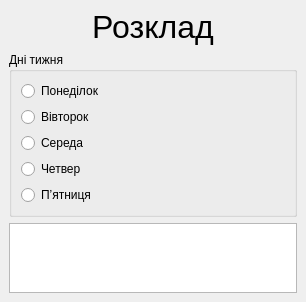
<?xml version="1.0" encoding="UTF-8"?>
<ui version="4.0">
 <class>MainWindow</class>
 <widget class="QMainWindow" name="MainWindow">
  <property name="geometry">
   <rect>
    <x>0</x>
    <y>0</y>
    <width>306</width>
    <height>288</height>
   </rect>
  </property>
  <property name="windowTitle">
   <string>MainWindow</string>
  </property>
  <widget class="QWidget" name="centralwidget">
   <layout class="QVBoxLayout" name="verticalLayout">
    <item>
     <widget class="QLabel" name="label">
      <property name="text">
       <string>&lt;html&gt;&lt;head/&gt;&lt;body&gt;&lt;p align=&quot;center&quot;&gt;&lt;span style=&quot; font-size:24pt;&quot;&gt;Розклад&lt;/span&gt;&lt;/p&gt;&lt;/body&gt;&lt;/html&gt;</string>
      </property>
     </widget>
    </item>
    <item>
     <widget class="QGroupBox" name="weeks_days">
      <property name="title">
       <string>Дні тижня</string>
      </property>
      <layout class="QVBoxLayout" name="verticalLayout_3">
       <item>
        <layout class="QVBoxLayout" name="verticalLayout_2">
         <item>
          <widget class="QRadioButton" name="Monday">
           <property name="text">
            <string>Понеділок</string>
           </property>
          </widget>
         </item>
         <item>
          <widget class="QRadioButton" name="Tuesday">
           <property name="text">
            <string>Вівторок</string>
           </property>
          </widget>
         </item>
         <item>
          <widget class="QRadioButton" name="Wednesday">
           <property name="text">
            <string>Середа</string>
           </property>
          </widget>
         </item>
         <item>
          <widget class="QRadioButton" name="Thursday">
           <property name="text">
            <string>Четвер</string>
           </property>
          </widget>
         </item>
         <item>
          <widget class="QRadioButton" name="Friday">
           <property name="text">
            <string>Пʼятниця</string>
           </property>
          </widget>
         </item>
        </layout>
       </item>
      </layout>
     </widget>
    </item>
    <item>
     <widget class="QTextBrowser" name="timetable">
      <property name="maximumSize">
       <size>
        <width>16777215</width>
        <height>100</height>
       </size>
      </property>
     </widget>
    </item>
   </layout>
  </widget>
 </widget>
 <resources/>
 <connections/>
</ui>
